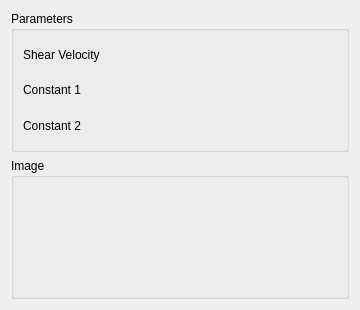
<?xml version="1.0" encoding="UTF-8"?>
<ui version="4.0">
 <class>WindLabGui::DlgSimuAlongWindSpectrum</class>
 <widget class="QWidget" name="WindLabGui::DlgSimuAlongWindSpectrum">
  <property name="geometry">
   <rect>
    <x>0</x>
    <y>0</y>
    <width>360</width>
    <height>310</height>
   </rect>
  </property>
  <property name="windowTitle">
   <string>Feature Parameters</string>
  </property>
  <property name="sizeGripEnabled" stdset="0">
   <bool>true</bool>
  </property>
  <layout class="QGridLayout" name="gridLayout">
   <item row="1" column="0">
    <widget class="QGroupBox" name="GroupBox5_5">
     <property name="title">
      <string>Image</string>
     </property>
     <layout class="QGridLayout" name="_6">
      <property name="leftMargin">
       <number>9</number>
      </property>
      <property name="topMargin">
       <number>9</number>
      </property>
      <property name="rightMargin">
       <number>9</number>
      </property>
      <property name="bottomMargin">
       <number>9</number>
      </property>
      <property name="spacing">
       <number>6</number>
      </property>
      <item row="1" column="0">
       <layout class="QHBoxLayout" name="horizontalLayout_9" stretch="0">
        <item>
         <widget class="QLabel" name="label_Image">
          <property name="text">
           <string/>
          </property>
         </widget>
        </item>
       </layout>
      </item>
     </layout>
    </widget>
   </item>
   <item row="0" column="0">
    <widget class="QGroupBox" name="GroupBox5_3">
     <property name="title">
      <string>Parameters</string>
     </property>
     <layout class="QGridLayout" name="_3">
      <property name="leftMargin">
       <number>9</number>
      </property>
      <property name="topMargin">
       <number>9</number>
      </property>
      <property name="rightMargin">
       <number>9</number>
      </property>
      <property name="bottomMargin">
       <number>9</number>
      </property>
      <property name="spacing">
       <number>6</number>
      </property>
      <item row="1" column="0">
       <layout class="QHBoxLayout" name="horizontalLayout" stretch="0,0">
        <item>
         <widget class="QLabel" name="label">
          <property name="text">
           <string>Shear Velocity</string>
          </property>
         </widget>
        </item>
        <item>
         <widget class="Gui::QuantitySpinBox" name="doubleSpinBox_ShearVelocity" native="true">
          <property name="keyboardTracking" stdset="0">
           <bool>false</bool>
          </property>
          
         </widget>
        </item>
       </layout>
      </item>
      <item row="2" column="0">
       <layout class="QHBoxLayout" name="horizontalLayout_3" stretch="0,0">
        <item>
         <widget class="QLabel" name="label_3">
          <property name="text">
           <string>Constant 1</string>
          </property>
         </widget>
        </item>
        <item>
         <widget class="Gui::QuantitySpinBox" name="doubleSpinBox_Constant1" native="true">
          <property name="keyboardTracking" stdset="0">
           <bool>false</bool>
          </property>
          
         </widget>
        </item>
       </layout>
      </item>
      <item row="3" column="0">
       <layout class="QHBoxLayout" name="horizontalLayout_4" stretch="0,0">
        <item>
         <widget class="QLabel" name="label_4">
          <property name="text">
           <string>Constant 2</string>
          </property>
         </widget>
        </item>
        <item>
         <widget class="Gui::QuantitySpinBox" name="doubleSpinBox_Constant2" native="true">
          <property name="keyboardTracking" stdset="0">
           <bool>false</bool>
          </property>
          
         </widget>
        </item>
       </layout>
      </item>
     </layout>
    </widget>
   </item>
  </layout>
 </widget>
 <customwidgets>
  <customwidget>
   <class>Gui::QuantitySpinBox</class>
   <extends>QWidget</extends>
   <header>Gui/QuantitySpinBox.h</header>
  </customwidget>
 </customwidgets>
 <resources/>
 <connections/>
</ui>
